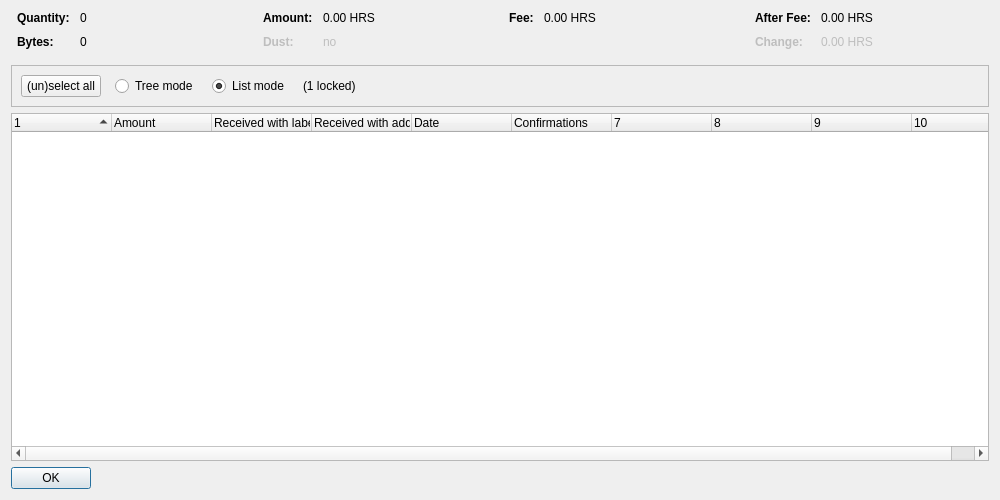
<?xml version="1.0" encoding="UTF-8"?>
<ui version="4.0">
 <class>CoinControlDialog</class>
 <widget class="QDialog" name="CoinControlDialog">
  <property name="geometry">
   <rect>
    <x>0</x>
    <y>0</y>
    <width>1000</width>
    <height>500</height>
   </rect>
  </property>
  <property name="windowTitle">
   <string>Coin Selection</string>
  </property>
  <layout class="QVBoxLayout" name="verticalLayout">
   <item>
    <layout class="QHBoxLayout" name="horizontalLayoutTop" stretch="0,0,0,0">
     <property name="topMargin">
      <number>0</number>
     </property>
     <property name="bottomMargin">
      <number>10</number>
     </property>
     <item>
      <layout class="QFormLayout" name="formLayoutCoinControl1">
       <property name="horizontalSpacing">
        <number>10</number>
       </property>
       <property name="verticalSpacing">
        <number>10</number>
       </property>
       <property name="leftMargin">
        <number>6</number>
       </property>
       <property name="rightMargin">
        <number>6</number>
       </property>
       <item row="0" column="0">
        <widget class="QLabel" name="labelCoinControlQuantityText">
         <property name="font">
          <font>
           <weight>75</weight>
           <bold>true</bold>
          </font>
         </property>
         <property name="text">
          <string>Quantity:</string>
         </property>
        </widget>
       </item>
       <item row="0" column="1">
        <widget class="QLabel" name="labelCoinControlQuantity">
         <property name="cursor">
          <cursorShape>IBeamCursor</cursorShape>
         </property>
         <property name="contextMenuPolicy">
          <enum>Qt::ActionsContextMenu</enum>
         </property>
         <property name="text">
          <string notr="true">0</string>
         </property>
         <property name="textInteractionFlags">
          <set>Qt::LinksAccessibleByMouse|Qt::TextSelectableByKeyboard|Qt::TextSelectableByMouse</set>
         </property>
        </widget>
       </item>
       <item row="1" column="0">
        <widget class="QLabel" name="labelCoinControlBytesText">
         <property name="font">
          <font>
           <weight>75</weight>
           <bold>true</bold>
          </font>
         </property>
         <property name="text">
          <string>Bytes:</string>
         </property>
        </widget>
       </item>
       <item row="1" column="1">
        <widget class="QLabel" name="labelCoinControlBytes">
         <property name="cursor">
          <cursorShape>IBeamCursor</cursorShape>
         </property>
         <property name="contextMenuPolicy">
          <enum>Qt::ActionsContextMenu</enum>
         </property>
         <property name="text">
          <string notr="true">0</string>
         </property>
         <property name="textInteractionFlags">
          <set>Qt::LinksAccessibleByMouse|Qt::TextSelectableByKeyboard|Qt::TextSelectableByMouse</set>
         </property>
        </widget>
       </item>
      </layout>
     </item>
     <item>
      <layout class="QFormLayout" name="formLayoutCoinControl2">
       <property name="horizontalSpacing">
        <number>10</number>
       </property>
       <property name="verticalSpacing">
        <number>10</number>
       </property>
       <property name="leftMargin">
        <number>6</number>
       </property>
       <property name="rightMargin">
        <number>6</number>
       </property>
       <item row="0" column="0">
        <widget class="QLabel" name="labelCoinControlAmountText">
         <property name="font">
          <font>
           <weight>75</weight>
           <bold>true</bold>
          </font>
         </property>
         <property name="text">
          <string>Amount:</string>
         </property>
        </widget>
       </item>
       <item row="0" column="1">
        <widget class="QLabel" name="labelCoinControlAmount">
         <property name="cursor">
          <cursorShape>IBeamCursor</cursorShape>
         </property>
         <property name="contextMenuPolicy">
          <enum>Qt::ActionsContextMenu</enum>
         </property>
         <property name="text">
          <string notr="true">0.00 HRS</string>
         </property>
         <property name="textInteractionFlags">
          <set>Qt::LinksAccessibleByMouse|Qt::TextSelectableByKeyboard|Qt::TextSelectableByMouse</set>
         </property>
        </widget>
       </item>
       <item row="1" column="0">
        <widget class="QLabel" name="labelCoinControlLowOutputText">
         <property name="enabled">
          <bool>false</bool>
         </property>
         <property name="font">
          <font>
           <weight>75</weight>
           <bold>true</bold>
          </font>
         </property>
         <property name="text">
          <string>Dust:</string>
         </property>
        </widget>
       </item>
       <item row="1" column="1">
        <widget class="QLabel" name="labelCoinControlLowOutput">
         <property name="enabled">
          <bool>false</bool>
         </property>
         <property name="cursor">
          <cursorShape>IBeamCursor</cursorShape>
         </property>
         <property name="contextMenuPolicy">
          <enum>Qt::ActionsContextMenu</enum>
         </property>
         <property name="text">
          <string notr="true">no</string>
         </property>
         <property name="textInteractionFlags">
          <set>Qt::LinksAccessibleByMouse|Qt::TextSelectableByKeyboard|Qt::TextSelectableByMouse</set>
         </property>
        </widget>
       </item>
      </layout>
     </item>
     <item>
      <layout class="QFormLayout" name="formLayoutCoinControl3">
       <property name="horizontalSpacing">
        <number>10</number>
       </property>
       <property name="verticalSpacing">
        <number>10</number>
       </property>
       <property name="leftMargin">
        <number>6</number>
       </property>
       <property name="rightMargin">
        <number>6</number>
       </property>
       <item row="0" column="0">
        <widget class="QLabel" name="labelCoinControlFeeText">
         <property name="font">
          <font>
           <weight>75</weight>
           <bold>true</bold>
          </font>
         </property>
         <property name="text">
          <string>Fee:</string>
         </property>
        </widget>
       </item>
       <item row="0" column="1">
        <widget class="QLabel" name="labelCoinControlFee">
         <property name="cursor">
          <cursorShape>IBeamCursor</cursorShape>
         </property>
         <property name="contextMenuPolicy">
          <enum>Qt::ActionsContextMenu</enum>
         </property>
         <property name="text">
          <string notr="true">0.00 HRS</string>
         </property>
         <property name="textInteractionFlags">
          <set>Qt::LinksAccessibleByMouse|Qt::TextSelectableByKeyboard|Qt::TextSelectableByMouse</set>
         </property>
        </widget>
       </item>
      </layout>
     </item>
     <item>
      <layout class="QFormLayout" name="formLayoutCoinControl4">
       <property name="horizontalSpacing">
        <number>10</number>
       </property>
       <property name="verticalSpacing">
        <number>10</number>
       </property>
       <property name="leftMargin">
        <number>6</number>
       </property>
       <property name="rightMargin">
        <number>6</number>
       </property>
       <item row="0" column="0">
        <widget class="QLabel" name="labelCoinControlAfterFeeText">
         <property name="font">
          <font>
           <weight>75</weight>
           <bold>true</bold>
          </font>
         </property>
         <property name="text">
          <string>After Fee:</string>
         </property>
        </widget>
       </item>
       <item row="0" column="1">
        <widget class="QLabel" name="labelCoinControlAfterFee">
         <property name="cursor">
          <cursorShape>IBeamCursor</cursorShape>
         </property>
         <property name="contextMenuPolicy">
          <enum>Qt::ActionsContextMenu</enum>
         </property>
         <property name="text">
          <string notr="true">0.00 HRS</string>
         </property>
         <property name="textInteractionFlags">
          <set>Qt::LinksAccessibleByMouse|Qt::TextSelectableByKeyboard|Qt::TextSelectableByMouse</set>
         </property>
        </widget>
       </item>
       <item row="1" column="0">
        <widget class="QLabel" name="labelCoinControlChangeText">
         <property name="enabled">
          <bool>false</bool>
         </property>
         <property name="font">
          <font>
           <weight>75</weight>
           <bold>true</bold>
          </font>
         </property>
         <property name="text">
          <string>Change:</string>
         </property>
        </widget>
       </item>
       <item row="1" column="1">
        <widget class="QLabel" name="labelCoinControlChange">
         <property name="enabled">
          <bool>false</bool>
         </property>
         <property name="cursor">
          <cursorShape>IBeamCursor</cursorShape>
         </property>
         <property name="contextMenuPolicy">
          <enum>Qt::ActionsContextMenu</enum>
         </property>
         <property name="text">
          <string notr="true">0.00 HRS</string>
         </property>
         <property name="textInteractionFlags">
          <set>Qt::LinksAccessibleByMouse|Qt::TextSelectableByKeyboard|Qt::TextSelectableByMouse</set>
         </property>
        </widget>
       </item>
      </layout>
     </item>
    </layout>
   </item>
   <item>
    <widget class="QFrame" name="frame">
     <property name="minimumSize">
      <size>
       <width>0</width>
       <height>40</height>
      </size>
     </property>
     <property name="frameShape">
      <enum>QFrame::StyledPanel</enum>
     </property>
     <property name="frameShadow">
      <enum>QFrame::Sunken</enum>
     </property>
     <layout class="QHBoxLayout" name="horizontalLayout">
      <item>
       <layout class="QHBoxLayout" name="horizontalLayoutPanel" stretch="0,0,0,0,0">
        <property name="spacing">
         <number>14</number>
        </property>
        <item>
         <widget class="QPushButton" name="pushButtonSelectAll">
          <property name="sizePolicy">
           <sizepolicy hsizetype="Maximum" vsizetype="Fixed">
            <horstretch>0</horstretch>
            <verstretch>0</verstretch>
           </sizepolicy>
          </property>
          <property name="text">
           <string>(un)select all</string>
          </property>
          <property name="autoDefault">
           <bool>false</bool>
          </property>
         </widget>
        </item>
        <item>
         <widget class="QRadioButton" name="radioTreeMode">
          <property name="sizePolicy">
           <sizepolicy hsizetype="Maximum" vsizetype="Fixed">
            <horstretch>0</horstretch>
            <verstretch>0</verstretch>
           </sizepolicy>
          </property>
          <property name="text">
           <string>Tree mode</string>
          </property>
         </widget>
        </item>
        <item>
         <widget class="QRadioButton" name="radioListMode">
          <property name="sizePolicy">
           <sizepolicy hsizetype="Maximum" vsizetype="Fixed">
            <horstretch>0</horstretch>
            <verstretch>0</verstretch>
           </sizepolicy>
          </property>
          <property name="text">
           <string>List mode</string>
          </property>
          <property name="checked">
           <bool>true</bool>
          </property>
         </widget>
        </item>
        <item>
         <widget class="QLabel" name="labelLocked">
          <property name="text">
           <string notr="true">(1 locked)</string>
          </property>
         </widget>
        </item>
        <item>
         <spacer name="horizontalSpacer">
          <property name="orientation">
           <enum>Qt::Horizontal</enum>
          </property>
          <property name="sizeHint" stdset="0">
           <size>
            <width>40</width>
            <height>20</height>
           </size>
          </property>
         </spacer>
        </item>
       </layout>
      </item>
     </layout>
    </widget>
   </item>
   <item>
    <widget class="CoinControlTreeWidget" name="treeWidget">
     <property name="contextMenuPolicy">
      <enum>Qt::CustomContextMenu</enum>
     </property>
     <property name="sortingEnabled">
      <bool>false</bool>
     </property>
     <property name="columnCount">
      <number>10</number>
     </property>
     <attribute name="headerShowSortIndicator" stdset="0">
      <bool>true</bool>
     </attribute>
     <attribute name="headerStretchLastSection">
      <bool>false</bool>
     </attribute>
     <column>
      <property name="text">
       <string/>
      </property>
     </column>
     <column>
      <property name="text">
       <string>Amount</string>
      </property>
     </column>
     <column>
      <property name="text">
       <string>Received with label</string>
      </property>
     </column>
     <column>
      <property name="text">
       <string>Received with address</string>
      </property>
     </column>
     <column>
      <property name="text">
       <string>Date</string>
      </property>
     </column>
     <column>
      <property name="text">
       <string>Confirmations</string>
      </property>
      <property name="toolTip">
       <string>Confirmed</string>
      </property>
     </column>
     <column>
      <property name="text">
       <string/>
      </property>
     </column>
     <column>
      <property name="text">
       <string/>
      </property>
     </column>
     <column>
      <property name="text">
       <string/>
      </property>
     </column>
     <column>
      <property name="text">
       <string/>
      </property>
     </column>
    </widget>
   </item>
   <item>
    <widget class="QDialogButtonBox" name="buttonBox">
     <property name="sizePolicy">
      <sizepolicy hsizetype="Maximum" vsizetype="Fixed">
       <horstretch>0</horstretch>
       <verstretch>0</verstretch>
      </sizepolicy>
     </property>
     <property name="orientation">
      <enum>Qt::Horizontal</enum>
     </property>
     <property name="standardButtons">
      <set>QDialogButtonBox::Ok</set>
     </property>
    </widget>
   </item>
  </layout>
 </widget>
 <customwidgets>
  <customwidget>
   <class>CoinControlTreeWidget</class>
   <extends>QTreeWidget</extends>
   <header>coincontroltreewidget.h</header>
  </customwidget>
 </customwidgets>
 <resources/>
 <connections/>
</ui>
